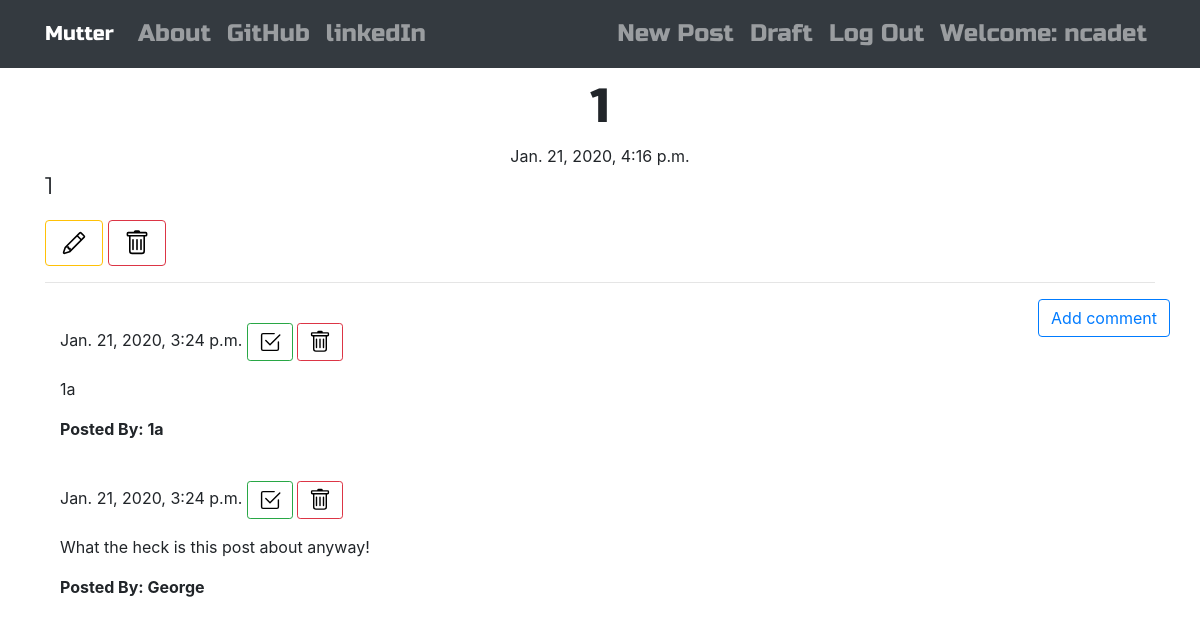
Screenshot of /post/12/ (signed in) with the database file from the repository.
### blog/models.py (models this page shows, shortened)
class Post(models.Model):
    author = models.ForeignKey('auth.User', on_delete=models.CASCADE)
    title = models.CharField(max_length=200)
    text = models.TextField()
    create_date = models.DateTimeField(default=timezone.now)
    published_date = models.DateTimeField(blank=True, null=True)

class Comment(models.Model):
    post = models.ForeignKey('blog.Post', related_name='comments', on_delete=models.CASCADE)
    author = models.CharField(max_length=30)
    text = models.TextField()
    create_date = models.DateTimeField(default=timezone.now())
    approved_comment = models.BooleanField(default=False)

### blog/views.py (the view)
# urls.py: re_path(r'^post/(?P<pk>\d+)/$', views.PostDetailView.as_view(), name='post_detail'),
class PostDetailView(DetailView):
    model = Post

### blog/templates/blog/post_detail.html (shortened to what this page needs)
{% extends "blog/base.html" %}
{% block body_block %}
    <h1 class="posttitle loader">{{post.title}}</h1>
    {% if post.published_date %}
    <div class="date postdate">
        {{post.published_date}}
    </div>
    {% else %}
    <a href="{% url 'post_publish' pk=post.pk %}" class="btn btn-primary">Publish</a>
    {% endif %}
    <p class="postcontent">{{ post.text|safe|linebreaksbr }}</p>
    {% if user.is_authenticated %}
        <a class="btn btn-outline-warning" href="{% url 'post_edit' pk=post.pk %}">
        </a>
        <a class="btn btn-outline-danger" href="{% url 'post_remove' pk=post.pk %}">
        </a>
    {% endif %}
    <hr>
    <a class="btn btn-outline-primary btn-comment" href="{% url 'add_comment_to_post' pk=post.pk %}">Add comment</a>
    <div class="container">
        {% for comment in post.comments.all %}
        <br>
            <section class="">
                {% if user.is_authenticated or comment.approved_comment %}
                    {{comment.create_date}}
                        {% if not comment.approved_comment %}
                        <a class="btn btn-outline-success btn-sm" href="{% url 'comment_approve' pk=comment.pk %}">
                        </a>
                        <a class="btn btn-outline-danger btn-sm" href="{% url 'comment_remove' pk=comment.pk %}">
                        </a>
                        {% endif %}
                    <p>{{comment.text|safe|linebreaks}}</p>
                    <p class="font-weight-bold">Posted By: {{ comment.author }}</p>
                {% endif %}
            </section>
            {% empty %}
            <p>No Comments!</p>
        {% endfor %}
    </div>
{% endblock %}

### blog/templates/blog/base.html (shortened to what this page needs)
<!DOCTYPE html>
{% load staticfiles %}
<html lang="en">
<head>
    <link rel="stylesheet" href="https://stackpath.bootstrapcdn.com/bootstrap/4.4.1/css/bootstrap.min.css">
    <link rel="stylesheet" href="//cdn.jsdelivr.net/npm/medium-editor@latest/dist/css/medium-editor.min.css" type="text/css" media="screen" charset="utf-8">
    <link rel="stylesheet" href="{% static 'css/blog.css' %}">
</head>
<body>
    <nav class="navbar navbar-expand-lg navbar-dark bg-dark techfont custom-navbar">
        <div class="container">
            <a class="navbar-brand" href="{% url 'post_list' %}">Mutter</a>
            <ul class="nav navbar-nav mr-auto">
                <li class="nav-item"><a class="nav-link" href="{% url 'about' %}">About</a></li>
                <li class="nav-item"><a class="nav-link" href="https://www.github.com">GitHub</a></li class="nav-item">
                <li class="nav-item"><a class="nav-link" href="https://www.linkedin.com">linkedIn</a></li>
            </ul>
            <ul class="nav navbar-nav ml-auto">
                {% if user.is_authenticated %}
                <li class="nav-item">
                    <a class="nav-link" href="{% url 'post_new' %}">New Post</a class="nav-link">
                </li>
                <li class="nav-item">
                    <a class="nav-link" href="{% url 'post_draft_list' %}">Draft</a class="nav-link">
                </li>
                <li class="nav-item">
                    <a class="nav-link" href="{% url 'logout' %}">Log Out</a class="nav-link">
                </li>
                <li class="nav-item">
                    <a class="nav-link" href="#">Welcome: {{user.username}}</a class="nav-link">
                </li>
                {% endif %}
            </ul>
        </div>
    </nav>
    <div class="content container">
        <div class="row">
            <div class="col-md-8 col-lg-12">
                <div class="blog_posts">
                    {% block body_block %}
                    {% endblock %}
                </div>
            </div>
        </div>
    </div>
</body>
</html>

### blog/static/css/blog.css (style rules this page uses)
svg { color: black; }
.btn-comment { display: block; }
.techfont { font-family: 'Russo One', sans-serif; font-size: 1.5em; margin-bottom: 10px; }
.loader { filter:hue-rotate(0deg); color:linear-gradient(45deg,#0f8,#08f); animation:hue 10000ms infinite linear; }
.postdate { text-align: center; }
.posttitle { font-family: 'Russo One', sans-serif; font-size: 3em; text-align: center; }
.postcontent { font-family: 'Montserrat'; font-size: 1.5em; }
.btn-comment { position: absolute; right: 0px; }

### rows the page displays
Post: title "1", published_date "Jan. 21, 2020, 4:16 p.m.", text "1"
Comment: create_date "Jan. 21, 2020, 3:24 p.m.", approved_comment False (drawn), text "1a", author "1a"
Comment: create_date "Jan. 21, 2020, 3:24 p.m.", approved_comment False (drawn), text "What the heck is this post about anyway!", author "George"

### other values shown
{{ user.username }} "ncadet"
